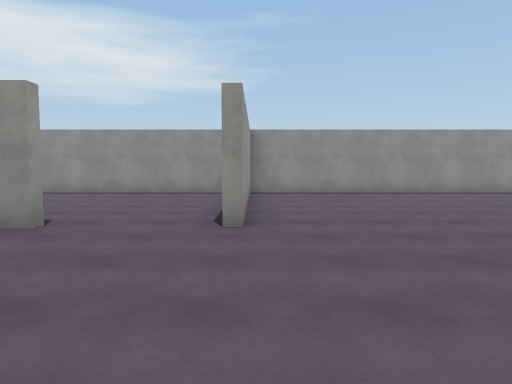
[1] (above)

17 first-person views from a walk through a scene from a Unity 3-D project. The camera is 1.5 m above the floor, tilts 4° down and sees 70° across. The floor is counted in squares, 2 m on a side. Each view is taken from the middle of a square. On the plan, view 1 faces up. The plan holds only what a view shows up to about 11 squares ahead; the rest is blank. The player is left out. Some animated figures are left out. Surface patterns are stand-ins for the level's own textures.

[2]
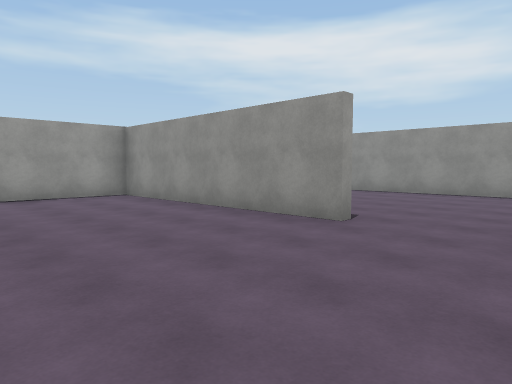

[3]
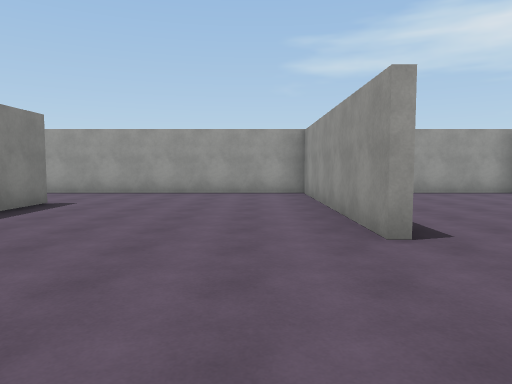

[4]
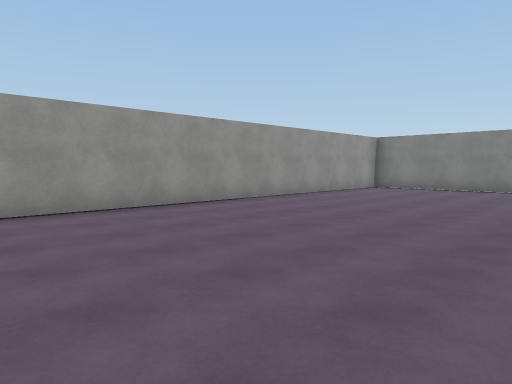

[5]
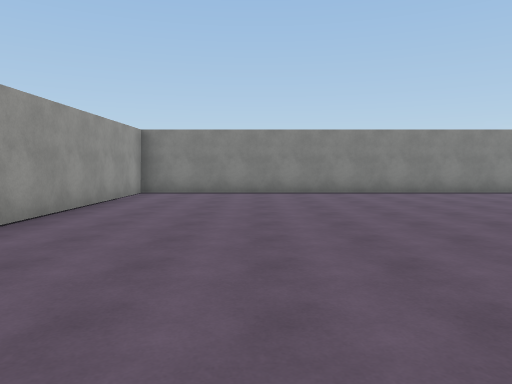

[6]
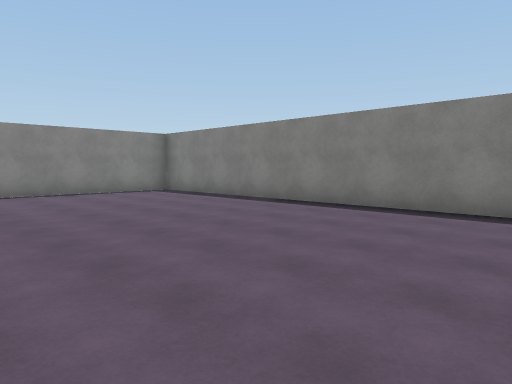

[7]
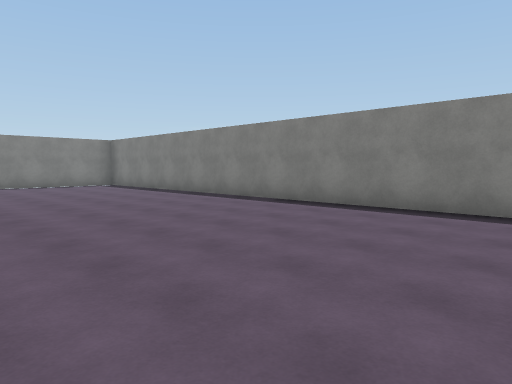

[8]
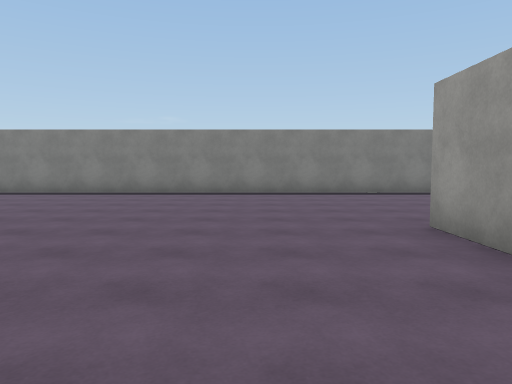

[9]
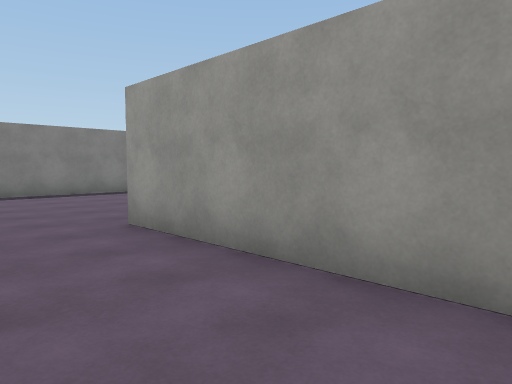

[10]
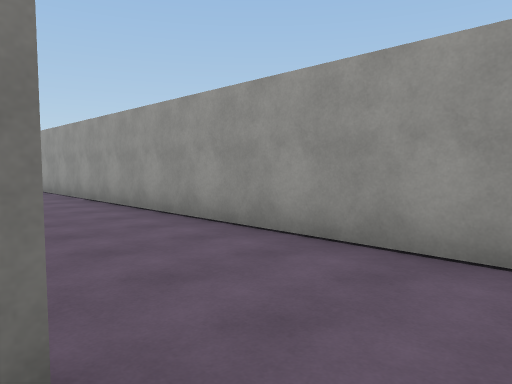

[11]
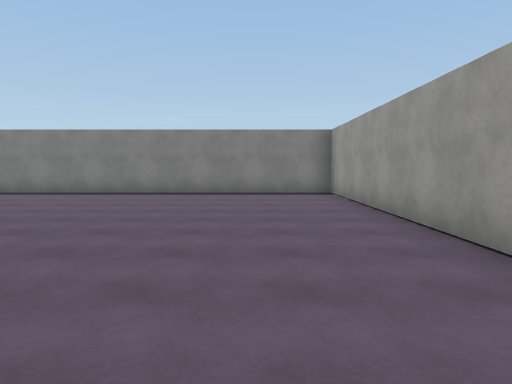

[12]
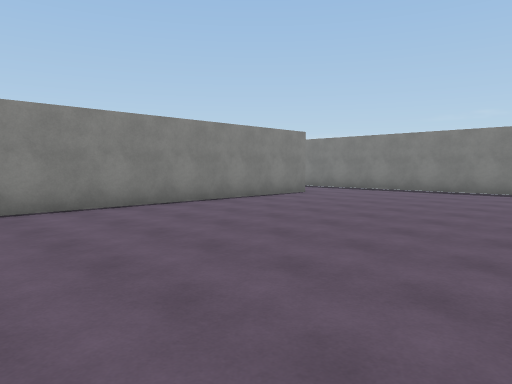

[13]
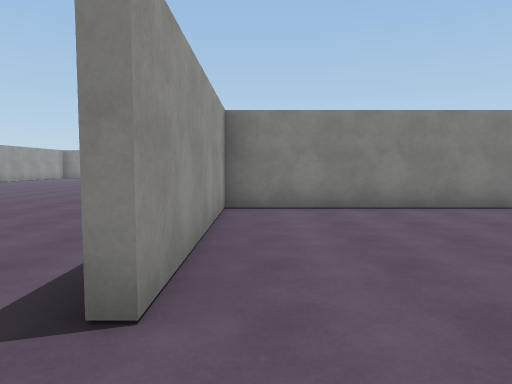

[14]
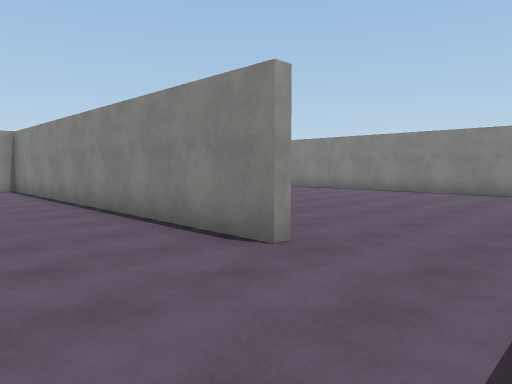

[15]
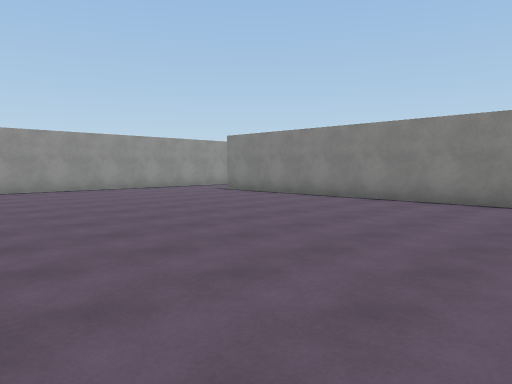

[16]
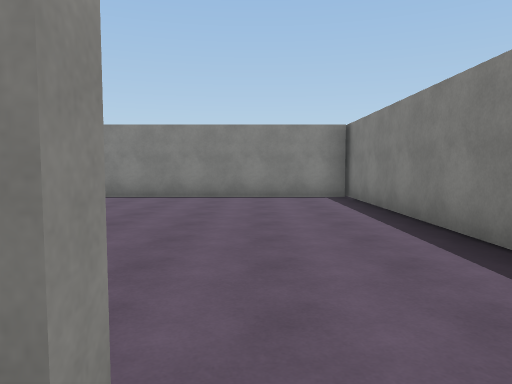

[17]
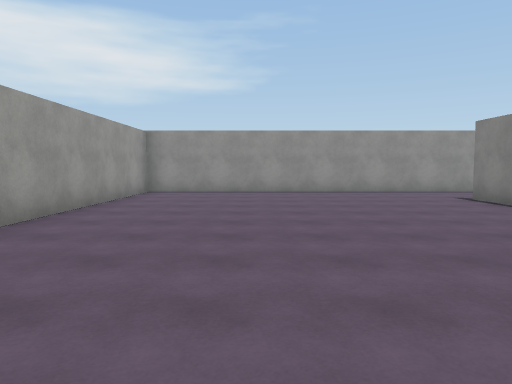

### Floor plan
Points are (right, up) in squares from view 1. A wall is a line through its corners. A room is listed if a view was taken in it or the views show most of it. See-through windows are left out.
Room 1 (views 1, 2, 3, 4, 5, 6, 7, 8, 9, 10)
walls: (-0.2, 8.9) (-0.2, 4.4); (-2.6, 4.3) (-9.1, 4.3) (-9.1, -0.5); (15.2, -0.5) (15.2, 10.2) (-0.2, 10.2); (-3, -1.2) (14.4, -1.2); (-6.4, -1.2) (-4.9, -1.2)
ways out: opening at (-7.5, -1) to room 2; opening at (-1.5, 5)
Room 2 (views 11, 12, 13, 14, 15, 16, 17)
walls: (-1.4, -11.8) (-1.4, -1.4) (-6.4, -1.4); (6.9, -14.2) (6.9, -3.8); (7.4, -1.4) (-1.1, -1.4) (-1.1, -7.6); (-9.1, -0.5) (-9.1, -14.2) (7.2, -14.2)
ways out: opening at (-7.5, -1) to room 1; opening at (7, -2.5)

Positions as (right, up) in squares from view 1, and headings:
1: (0, 0), facing up
2: (0, 0), facing up-left
3: (1, 3), facing left
4: (3, 4), facing up-right
5: (5, 7), facing right
6: (5, 5), facing down-right
7: (1, 5), facing down-right
8: (2, 9), facing down
9: (2, 9), facing down-left
10: (-6, 0), facing down-left
11: (-7, -4), facing down
12: (-8, -3), facing down-right
13: (-8, -2), facing right
14: (-4, -14), facing up-right
15: (-1, -13), facing up-right
16: (-2, -12), facing right
17: (2, -12), facing up
